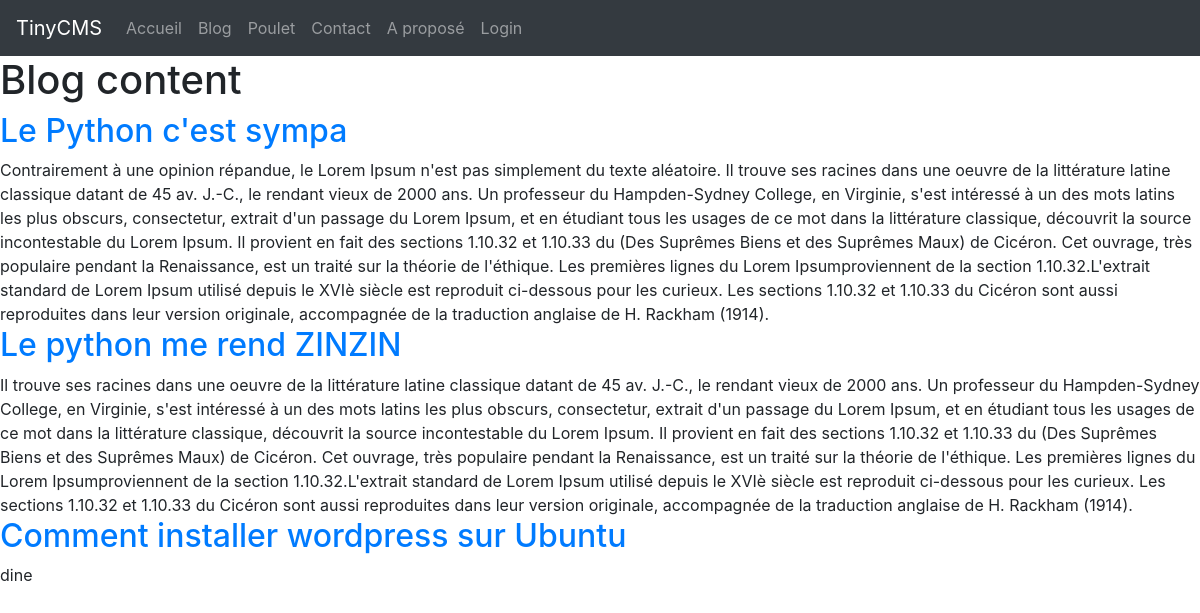
Page /blog on the committed database.
### views.py (models this page shows, shortened)
class Page(db.Model):
    id = db.Column(db.Integer, primary_key=True)
    title = db.Column(db.String(200), nullable=False)
    nav_label = db.Column(db.String(50), nullable=False)
    slug = db.Column(db.String(100), nullable=False, unique=True)
    content = db.Column(db.Text, nullable=False)
    creation_date = db.Column(db.DateTime, nullable=False, default=datetime.utcnow)
    published = db.Column(db.Boolean, nullable=False, default=False)

class Post(db.Model):
    id = db.Column(db.Integer, primary_key=True)
    title = db.Column(db.String(100), nullable=False)
    slug = db.Column(db.String(100), nullable=False,  unique=True)
    abstract = db.Column(db.Text, nullable=False)
    abstract_image = db.Column(db.String(200))
    content = db.Column(db.Text, nullable=False)
    creation_date = db.Column(db.DateTime, nullable=False, default=datetime.utcnow)
    published = db.Column(db.Boolean, nullable=False, default=False)
    user_id = db.Column(db.Integer, db.ForeignKey('user.id'), nullable=False)
    user = db.relationship('User', backref=db.backref('posts', lazy=True))
    tags = db.relationship('Tag', secondary=tags, lazy='subquery', backref=db.backref('posts', lazy=True))

### views.py (the view)
@app.route('/blog')
def blog():
    posts = Post.query.filter_by(published=True)
    return render_template('site-blog.html', posts=posts)

### views.py (called while the page is built)
@app.context_processor
def inject_pages():
    pages = Page.query.filter_by(published=True)
    return {'site_pages': pages}

### templates/site-blog.html (shortened to what this page needs)
{% extends 'site.html' %}
{% block site_content %}
    <h1>Blog content</h1>
    {% for post in posts %}
        <h2><a href="{{ url_for('post_detail', slug=post.slug) }}">{{ post.title }}</a></h2>
        {{ post.content }}
    {% endfor %}
{% endblock %}

### templates/site.html (shortened to what this page needs)
{% extends 'base.html' %}
{% block content %}
    <nav class="navbar navbar-expand-md bg-dark navbar-dark">
        <a class="navbar-brand" href="#">TinyCMS</a>
        <div class="collapse navbar-collapse" id="collapsibleNavbar">
            <ul class="navbar-nav">
                <li class="nav-item">
                    <a class="nav-link" href="{{ url_for('index') }}">Accueil</a>
                </li>
                <li class="nav-item">
                    <a class="nav-link" href="{{ url_for('blog') }}">Blog</a>
                </li>
                {% for page in site_pages %}
                <li>
                    <a class="nav-link" href="{{ url_for('page_detail', slug=page.slug) }}">{{ page.nav_label }}</a>
                </li>
                {% endfor %}
                {% if current_user.is_authenticated %}
                    <li class="nav-item">
                        <a class="nav-link" href="{{ url_for('admin_posts') }}">Admin</a>
                    </li>
                    <li class="nav-item">
                        <a class="nav-link" href="{{ url_for('logout') }}">Logout</a>
                    </li>
                {% else %}
                    <li class="nav-item">
                        <a class="nav-link" href="{{ url_for('login') }}">Login</a>
                    </li>
                {% endif %}
            </ul>
        </div>
    </nav>
    {% block site_content %}{% endblock %}
{% endblock %}

### rows in the picture
Page: nav_label "Poulet"
Page: nav_label "Contact"
Page: nav_label "A proposé"
Post: title "Le Python c'est sympa", content "Contrairement à une opinion répandue, le Lorem Ipsum n'est pas simplement du texte aléatoire. Il trouve ses racines dans une oeuvre de la littérature latine classique datant de 45 av. J.-C., le rendant vieux de 2000 ans. Un professeur du Hampden-Sydney College, en Virginie, s'est intéressé à un des mots latins les plus obscurs, consectetur, extrait d'un passage du Lorem Ipsum, et en étudiant tous les usages de ce mot dans la littérature classique, découvrit la source incontestable du Lorem Ipsum. Il provient en fait des sections 1.10.32 et 1.10.33 du (Des Suprêmes Biens et des Suprêmes Maux) de Cicéron. Cet ouvrage, très populaire pendant la Renaissance, est un traité sur la théorie de…"
Post: title "Le python me rend ZINZIN", content "Il trouve ses racines dans une oeuvre de la littérature latine classique datant de 45 av. J.-C., le rendant vieux de 2000 ans. Un professeur du Hampden-Sydney College, en Virginie, s'est intéressé à un des mots latins les plus obscurs, consectetur, extrait d'un passage du Lorem Ipsum, et en étudiant tous les usages de ce mot dans la littérature classique, découvrit la source incontestable du Lorem Ipsum. Il provient en fait des sections 1.10.32 et 1.10.33 du (Des Suprêmes Biens et des Suprêmes Maux) de Cicéron. Cet ouvrage, très populaire pendant la Renaissance, est un traité sur la théorie de l'éthique. Les premières lignes du Lorem Ipsumproviennent de la section 1.10.32.L'extrait standard…"
Post: title "Comment installer wordpress sur Ubuntu", content "dine"
